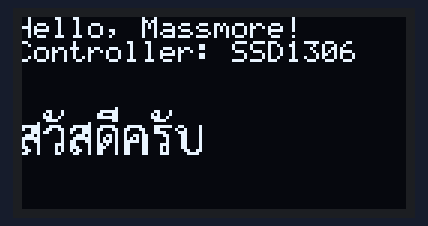
Simulated run of this program. Board: ESP32. On the bench: 128×64 one-colour display. Wiring (inferred from the names in the program): SH1106 OLED at I2C address 0x3C. What the program prints to the serial monitor is not drawn.

Above: at 0.5 s.
At 5.1 s:
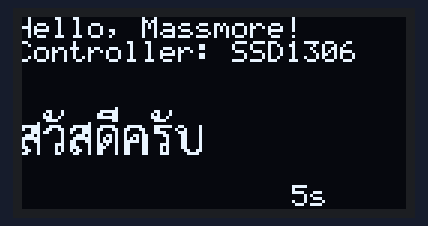
At 10.1 s:
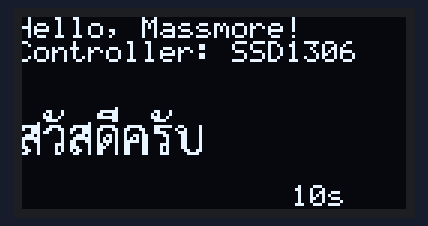
At 20.1 s:
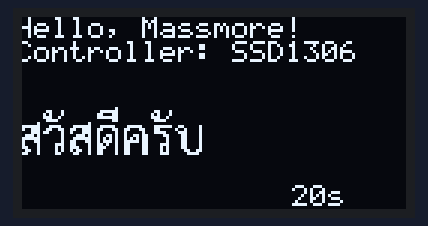
At 31.1 s:
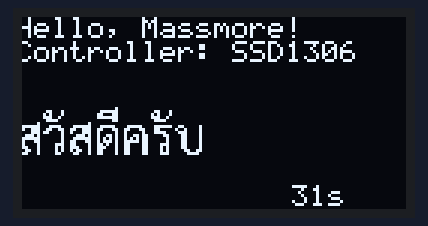
At 39.1 s:
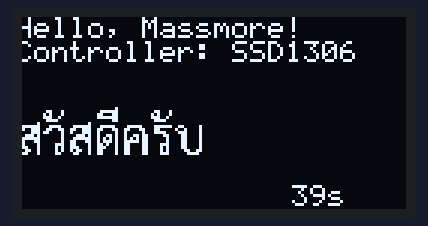

The program:

main.cpp
```cpp
#include <Arduino.h>
/*
  01_HelloWorld — Massmore_OLED (Basic)
  ---------------------------------------------------------------------------
  ตัวอย่างแรก: เริ่มจอ, ล้างจอ, พิมพ์ข้อความอังกฤษ + ไทย, ส่งขึ้นจอ และจัดการ error

  เลือกรุ่นจอที่บรรทัด OLED_SKU — ชื่อ = OLED<ขนาด>_<สี>_<ชิป> (ขนาด = นิ้ว x 100 เช่น 096 = 0.96"):
    OLED091_White_SSD1306      OLED091_Blue_SSD1306       0.91"  128x32
    OLED096_White_SSD1306      OLED096_Blue_SSD1306       0.96"  128x64
    OLED096_BlueYellow_SSD1306                            0.96"  128x64 (แถวบน 16 px สีเหลือง)
    OLED130_White_SH1106       OLED130_Blue_SH1106        1.3"   128x64
    OLED150_White_SH1107                                  1.5"   128x128 (5 ขา ต่อ RES)
    OLED154_White_SSD1309      OLED154_Blue_SSD1309       1.54"  128x64
    OLED242_White_SSD1309      OLED242_Blue_SSD1309       2.42"  128x64  (5 ขา ต่อ RES)
  ไม่แน่ใจรุ่น → ใช้ MASSMORE_OLED_AUTO (ตรวจชิปเอง) · ชื่อเดิม MASSMORE_OLED_SKU_0102_N ยังใช้ได้

  Wiring (I2C)
    ESP32 Classic   : SDA -> GPIO 21, SCL -> GPIO 22
    ESP32-S3 (MOMO) : SDA -> GPIO 14, SCL -> GPIO 15
    Arduino Nano    : SDA -> A4,      SCL -> A5
    VCC -> 3V3 (หรือ 5V), GND -> GND · จอ 5 ขา (1.5" / 2.42"): RES -> ขาที่ตั้งใน OLED_RST

  Designed and Manufactured by Massmore — https://www.massmore.shop
*/

#include <Wire.h>
#include <Massmore_OLED.h>

/* ---------------- ตั้งค่าที่นี่ ---------------- */
#define OLED_SKU    OLED096_White_SSD1306      // ← เปลี่ยนเป็นรุ่นของคุณ
#define OLED_ADDR   0x3C                       // 0x3C (ค่าเริ่มต้น) หรือ 0x3D
#define OLED_RST    (-1)                       // จอ 5 ขา: ใส่เลขขา เช่น 17 · จอ 4 ขา: -1

#if defined(CONFIG_IDF_TARGET_ESP32S3)          // MOMO by Massmore
  #define I2C_SDA 14
  #define I2C_SCL 15
#elif defined(ARDUINO_ARCH_ESP32)               // ESP32 Classic
  #define I2C_SDA 21
  #define I2C_SCL 22
#endif                                          // AVR: ใช้ขา A4/A5 ของฮาร์ดแวร์
/* ---------------------------------------------- */

Massmore_OLED oled(OLED_SKU);

void setup() {
  Serial.begin(115200);
  delay(200);

#if defined(I2C_SDA)
  Wire.begin(I2C_SDA, I2C_SCL);                 // sketch เป็นเจ้าของ bus — ไลบรารีไม่เรียก Wire.begin()
#else
  Wire.begin();
#endif
  Wire.setClock(400000);                        // 400 kHz = ความเร็วสูงสุดตาม datasheet

  Massmore_OLED_Error err = oled.begin(Wire, OLED_ADDR, OLED_RST);
  if (err != MASSMORE_OLED_OK) {
    Serial.print(F("OLED begin failed: "));
    Serial.println(Massmore_OLED::errorString(err));
    while (true) delay(100);                    // หยุด — ตรวจสาย / address / รุ่นจอ
  }
  Serial.print(F("OLED ready: "));
  Serial.print(oled.getModelName());
  Serial.print(F(" ("));
  Serial.print(oled.getControllerName());
  Serial.print(F(" "));
  Serial.print(oled.width());
  Serial.print('x');
  Serial.print(oled.height());
  Serial.println(F(")"));

  oled.clear();

  // ฟอนต์ 5x7 ในตัว: cursor = มุมซ้ายบนของตัวอักษร
  oled.setCursor(0, 0);
  oled.println(F("Hello, Massmore!"));
  oled.print(F("Controller: "));
  oled.println(oled.getControllerName());

  // ฟอนต์ไทย Sarabun: cursor y = baseline
  if (oled.height() >= 64) {
    oled.setFont(&Sarabun16);
    oled.setCursor(0, 46);
    oled.print("สวัสดีครับ");
    oled.setFont();                             // กลับไปใช้ฟอนต์ 5x7
  }

  err = oled.display();                         // ส่ง buffer ขึ้นจอ (เฉพาะ page ที่เปลี่ยน)
  if (err != MASSMORE_OLED_OK) Serial.println(Massmore_OLED::errorString(err));
}

void loop() {
  // นับวินาทีที่มุมขวาล่าง — วาดทับเฉพาะพื้นที่เล็ก ๆ แล้ว display() ส่งแค่ page นั้น
  static uint32_t last = 0;
  if (millis() - last >= 1000) {
    last = millis();
    oled.fillRect(oled.width() - 36, oled.height() - 8, 36, 8, BLACK);
    oled.setCursor(oled.width() - 36, oled.height() - 8);
    oled.print(millis() / 1000);
    oled.print('s');
    oled.display();
  }
}
```

Measured:
- what the display in image 0 shows lasts 0.6 s, from 0.4 s to 1.0 s
- what the display in image 1 shows lasts 1.0 s, from 5.0 s to 6.0 s
